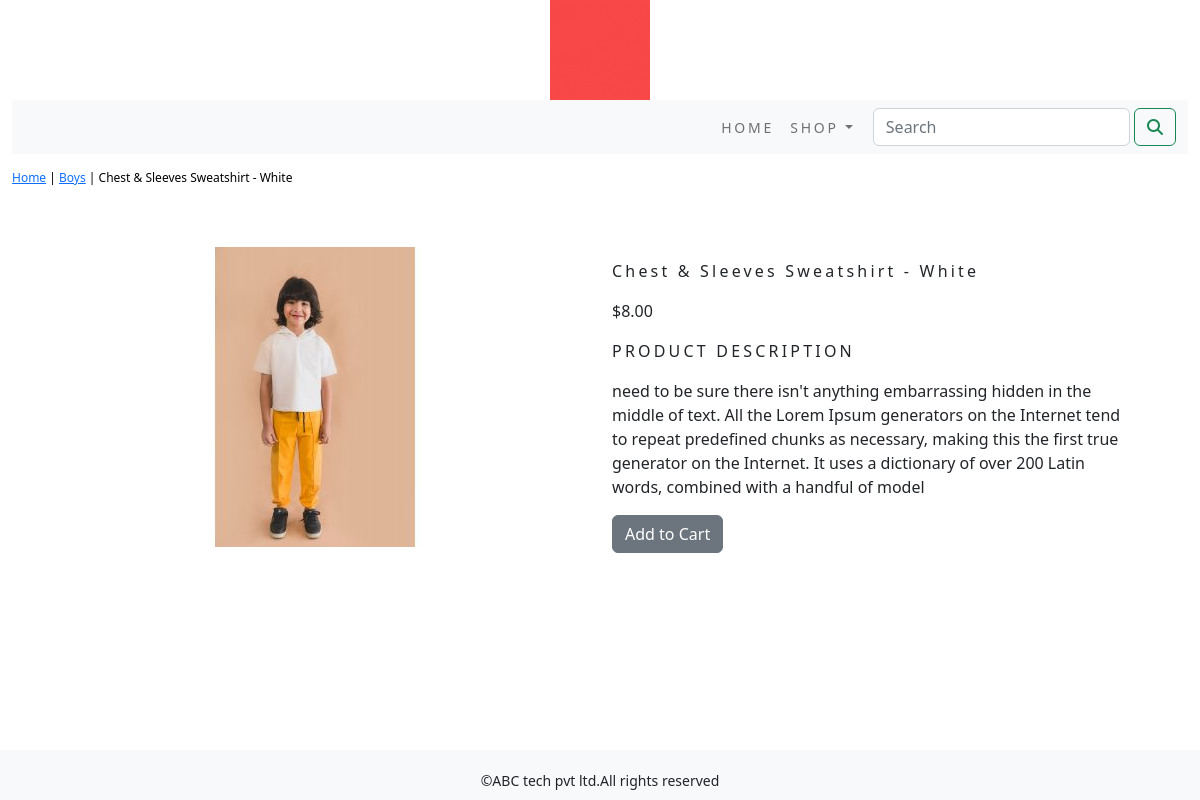
The app's page /shop/boys/chest-sleeves-sweatshirt-white/ with its own data.
### shop/models.py (models this page shows, shortened)
class Product(models.Model):
    name=models.CharField(max_length=250,unique=True)
    slug=models.SlugField(max_length=250,unique=True)
    description=models.TextField(blank=True)
    price=models.DecimalField(max_digits=10,decimal_places=2)
    category=models.ForeignKey(Category,on_delete=models.CASCADE)
    image=models.ImageField(upload_to='product',blank=True)
    stock=models.IntegerField()
    available=models.BooleanField(default=True)
    created=models.DateTimeField(auto_now_add=True)
    updated=models.DateTimeField(auto_now=True)
    class Meta:
        ordering=('name',)
        verbose_name='product'
        verbose_name_plural='products'

class Category(models.Model):
    name=models.CharField(max_length=250,unique=True)
    slug=models.SlugField(max_length=250,unique=True)
    description=models.TextField(blank=True)
    image=models.ImageField(upload_to='category',blank=True)
    class Meta:
        ordering =('name',)
        verbose_name='category'
        verbose_name_plural='categories'
    def get_url(self):
        return reverse('shop:products_by_category', args=[self.slug])
    def __str__(self):
        return '{}'.format(self.name)

### shop/views.py (the view)
# urls.py: path('<slug:c_slug>/<slug:product_slug>/', views.proDetail, name='prodCatdetail'),
def proDetail(request,c_slug,product_slug):
    try:
        product=Product.objects.get(category__slug=c_slug,slug=product_slug)
    except Exception as e:
        raise e
    return render(request,'product.html',{'product':product})

### cart/context_processors.py (called while the page is built)
def counter(request):
    item_count=0
    if 'admin' in request.path:
        return {}
    else:
        try:
            cart=Cart.objects.filter(cart_id=_cart_id(request))
            car_items=CartItem.objects.all().filter(cart=cart[:1])
            for cart_item in car_items:
                item_count+=cart_item.quantity
        except Cart.DoesNotExist:
            item_count=0
    return dict(item_count=item_count)

### cart/views.py (called while the page is built)
def _cart_id(request):
    cart=request.session.session_key
    if not cart:
        cart=request.session.create()
    return cart

### shop/context_processors.py (called while the page is built)
def menu_links(request):
    links=Category.objects.all()
    return dict(links=links)

### templates/product.html (shortened to what this page needs)
{% extends 'base.html' %}
{% load static %}
{% block content %}
<div class="row my_prod_row_class">
    <div class="mx_auto">
        <p><a href="{% url 'shop:allProdCat' %}">Home</a> | <a href="{{product.category.get_url}}">{{product.category}}</a> | {{product.name}}</p>
    </div>
</div>
<div class="container">
<br>
    <div class="row">
     <div class="col-12 col-sm-12 col-md-12 col-lg-6 text-center">
        <div style="min-width:18rem;">
             <img src="{{product.image.url}}" alt="{{product.name}}">
        </div>
     </div>
    <div class="col-12 col-sm-12 col-md-12 col-lg-6">
        <div>
        <h1 class="my_prod_title">{{product.name}}</h1>
        <p>${{product.price}}</p>
        <p class="my_title">Product Description</p>
        <p class="text-justify my_prod_text">{{product.description}}</p>
        {% if product.stock <= 0 %}
        <p class="text-justify my_prod_text"><b>Out Of Stock</b></p>
        {% else %}
        <a class="btn btn-secondary" href="{% url 'cart:add_cart' product.id%}">Add to Cart</a>
        {% endif %}
        </div>
    </div>
</div>
</div>
{% endblock %}

### static/css/custom.css (style rules this page uses)
body { font-family: 'Roboto', sans-serif; min-height:100%; display:flex; flex-direction:column; }
html { height:100%; }
.my_title { font-size:16px; text-transform:uppercase; letter-spacing:.2em; }
.my_prod_row_class { padding-top:15px; padding-bottom:20px; }
.my_prod_row_class .mx_auto { color:#000; font-size:12px; text-decoration:none; }
.my_prod_title { font-size:16px; text_transform:uppercase; letter-spacing:.2em; padding-top:15px; padding-bottom:10px; }
.my_prod_text { padding-right:20px; }

### records on screen
Product: category "Boys", name "Chest & Sleeves Sweatshirt - White", image (picture), price "8.00", description "need to be sure there isn't anything embarrassing hidden in the middle of text. All the Lorem Ipsum generators on the Internet tend to repeat predefined chunks as necessary, making this the first true generator on the Internet. It uses a dictionary of over 200 Latin words, combined with a handful of model"
